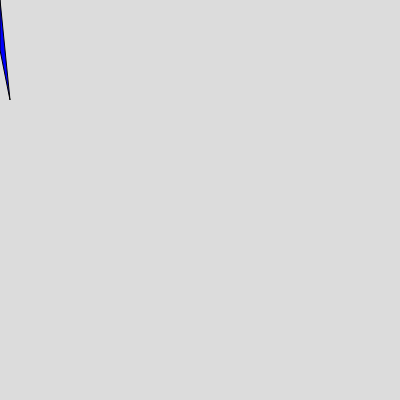
Frame 1 (no input)
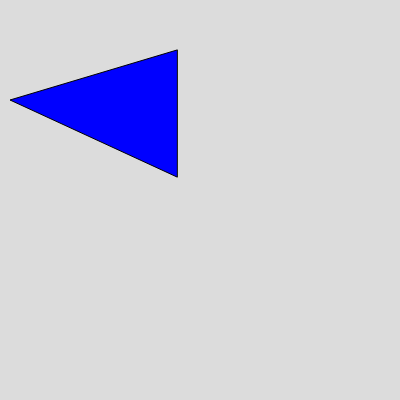
Frame 60 (no input)
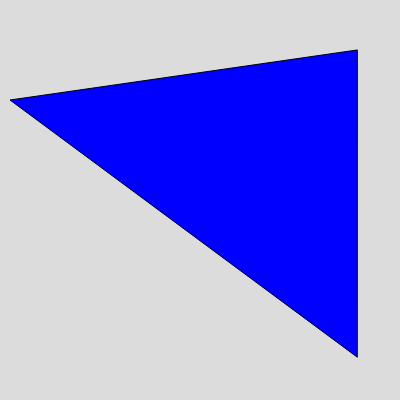
Frame 120 (the mouse pressed at the canvas centre since frame 60)

The p5.js sketch that drew these frames (run headless with seeded random() and noise() and a simulated clock; from frame 60 on, the mouse is pressed at the canvas centre):

// p5.js sketch
// ── sketch.js
let x = 0;

function setup() {
  createCanvas(400,400);
}
function draw() {
  background(220);
  
  if(mouseX > width / 2) {
    fill(255, 0, 255);
  } else {
    fill(0, 0, 255);
  }

triangle(x, x, 10, 100, x, 50);
  
   x = x + 3;
  
   if(x > width){
     x=0
   }
  }
